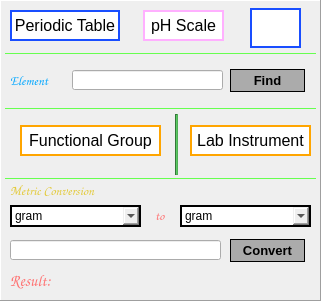
   <widget class="QFrame" name="chemistryFrame">
    <property name="geometry">
     <rect>
      <x>780</x>
      <y>540</y>
      <width>321</width>
      <height>301</height>
     </rect>
    </property>
    <property name="styleSheet">
     <string notr="true">QFrame#chemistryFrame
{
border:2px solid #f4d76b;
background-color: rgb(67, 67, 67);
}</string>
    </property>
    <property name="frameShape">
     <enum>QFrame::Panel</enum>
    </property>
    <property name="frameShadow">
     <enum>QFrame::Raised</enum>
    </property>
    <widget class="QPushButton" name="periodicTableButton">
     <property name="geometry">
      <rect>
       <x>10</x>
       <y>10</y>
       <width>110</width>
       <height>31</height>
      </rect>
     </property>
     <property name="font">
      <font>
       <pointsize>12</pointsize>
      </font>
     </property>
     <property name="styleSheet">
      <string notr="true">QPushButton#periodicTableButton{
background-color: rgb(255, 255, 255);
border:2px solid #194eff;
}
QPushButton#periodicTableButton:hover{
background-color: rgb(255, 255, 255);
border:4px solid #194eff;
}</string>
     </property>
     <property name="text">
      <string>Periodic Table</string>
     </property>
    </widget>
    <widget class="QPushButton" name="phScaleButton">
     <property name="geometry">
      <rect>
       <x>143</x>
       <y>10</y>
       <width>81</width>
       <height>31</height>
      </rect>
     </property>
     <property name="font">
      <font>
       <pointsize>12</pointsize>
      </font>
     </property>
     <property name="styleSheet">
      <string notr="true">QPushButton#phScaleButton{
background-color: rgb(255, 255, 255);
border:2px solid #ffb0ff;
}
QPushButton#phScaleButton:hover{
background-color: rgb(255, 255, 255);
border:4px solid #ffb0ff;
}</string>
     </property>
     <property name="text">
      <string>pH Scale</string>
     </property>
    </widget>
    <widget class="Line" name="line">
     <property name="geometry">
      <rect>
       <x>5</x>
       <y>45</y>
       <width>311</width>
       <height>16</height>
      </rect>
     </property>
     <property name="styleSheet">
      <string notr="true">color: rgb(103, 255, 80);</string>
     </property>
     <property name="frameShadow">
      <enum>QFrame::Plain</enum>
     </property>
     <property name="orientation">
      <enum>Qt::Horizontal</enum>
     </property>
    </widget>
    <widget class="QLabel" name="chemistrFrameTitleLabel_2">
     <property name="geometry">
      <rect>
       <x>10</x>
       <y>70</y>
       <width>51</width>
       <height>21</height>
      </rect>
     </property>
     <property name="font">
      <font>
       <family>Comic Sans MS</family>
       <pointsize>10</pointsize>
       <weight>50</weight>
       <italic>false</italic>
       <bold>false</bold>
      </font>
     </property>
     <property name="styleSheet">
      <string notr="true">font: 10pt &quot;Comic Sans MS&quot;;
color: rgb(3, 167, 255);</string>
     </property>
     <property name="text">
      <string>Element</string>
     </property>
    </widget>
    <widget class="QLineEdit" name="elementNamelineEdit">
     <property name="geometry">
      <rect>
       <x>72</x>
       <y>70</y>
       <width>151</width>
       <height>20</height>
      </rect>
     </property>
    </widget>
    <widget class="QPushButton" name="elementButton">
     <property name="geometry">
      <rect>
       <x>230</x>
       <y>69</y>
       <width>75</width>
       <height>23</height>
      </rect>
     </property>
     <property name="font">
      <font>
       <pointsize>10</pointsize>
       <weight>75</weight>
       <bold>true</bold>
      </font>
     </property>
     <property name="styleSheet">
      <string notr="true">QPushButton#elementButton
{
background-color: rgb(171, 171, 171);
border:1px solid black;
font-weight:bold;
}
QPushButton#elementButton:hover
{
border:1px solid rgb(171, 171, 171);
}</string>
     </property>
     <property name="text">
      <string>Find</string>
     </property>
    </widget>
    <widget class="Line" name="line_2">
     <property name="geometry">
      <rect>
       <x>5</x>
       <y>100</y>
       <width>311</width>
       <height>16</height>
      </rect>
     </property>
     <property name="styleSheet">
      <string notr="true">color: rgb(103, 255, 80);</string>
     </property>
     <property name="frameShadow">
      <enum>QFrame::Plain</enum>
     </property>
     <property name="orientation">
      <enum>Qt::Horizontal</enum>
     </property>
    </widget>
    <widget class="QPushButton" name="benzeneButton">
     <property name="geometry">
      <rect>
       <x>250</x>
       <y>8</y>
       <width>51</width>
       <height>40</height>
      </rect>
     </property>
     <property name="styleSheet">
      <string notr="true">QPushButton#benzeneButton
{
background-color: rgb(255, 255, 255);
border: 2px solid #194eff;
}
QPushButton#benzeneButton:hover
{
background-color: rgb(255, 255, 255);
border: 4px solid #194eff;
}</string>
     </property>
     <property name="text">
      <string/>
     </property>
    </widget>
    <widget class="Line" name="line_3">
     <property name="geometry">
      <rect>
       <x>5</x>
       <y>170</y>
       <width>311</width>
       <height>16</height>
      </rect>
     </property>
     <property name="styleSheet">
      <string notr="true">color: rgb(103, 255, 80);</string>
     </property>
     <property name="frameShadow">
      <enum>QFrame::Plain</enum>
     </property>
     <property name="orientation">
      <enum>Qt::Horizontal</enum>
     </property>
    </widget>
    <widget class="QLabel" name="chemistrFrameTitleLabel_4">
     <property name="geometry">
      <rect>
       <x>10</x>
       <y>180</y>
       <width>121</width>
       <height>21</height>
      </rect>
     </property>
     <property name="font">
      <font>
       <family>Comic Sans MS</family>
       <pointsize>10</pointsize>
       <weight>50</weight>
       <italic>false</italic>
       <bold>false</bold>
      </font>
     </property>
     <property name="styleSheet">
      <string notr="true">font: 10pt &quot;Comic Sans MS&quot;;
color: rgb(227, 202, 58);</string>
     </property>
     <property name="text">
      <string>Metric Conversion</string>
     </property>
    </widget>
    <widget class="QComboBox" name="metric1ComboBox">
     <property name="geometry">
      <rect>
       <x>10</x>
       <y>205</y>
       <width>131</width>
       <height>22</height>
      </rect>
     </property>
     <property name="styleSheet">
      <string notr="true">QComboBox#metric1ComboBox
{
border: 2px solid black;
	font: 10pt &quot;Comic Sans MS&quot;;
}
QComboBox#metric1ComboBox:hover
{
border: 2px solid grey;
	font: 10pt &quot;Comic Sans MS&quot;;
}</string>
     </property>
     <item>
      <property name="text">
       <string>gram</string>
      </property>
     </item>
     <item>
      <property name="text">
       <string>kilogram</string>
      </property>
     </item>
     <item>
      <property name="text">
       <string>liter</string>
      </property>
     </item>
     <item>
      <property name="text">
       <string>milliliter</string>
      </property>
     </item>
     <item>
      <property name="text">
       <string>cubic meter</string>
      </property>
     </item>
     <item>
      <property name="text">
       <string>degree celcius</string>
      </property>
     </item>
     <item>
      <property name="text">
       <string>kelvin</string>
      </property>
     </item>
    </widget>
    <widget class="QLabel" name="chemistrFrameTitleLabel_5">
     <property name="geometry">
      <rect>
       <x>155</x>
       <y>205</y>
       <width>20</width>
       <height>21</height>
      </rect>
     </property>
     <property name="font">
      <font>
       <family>Comic Sans MS</family>
       <pointsize>10</pointsize>
       <weight>50</weight>
       <italic>false</italic>
       <bold>false</bold>
      </font>
     </property>
     <property name="styleSheet">
      <string notr="true">font: 10pt &quot;Comic Sans MS&quot;;
color: rgb(255, 115, 115);</string>
     </property>
     <property name="text">
      <string>to</string>
     </property>
    </widget>
    <widget class="QComboBox" name="metric2ComboBox">
     <property name="geometry">
      <rect>
       <x>180</x>
       <y>205</y>
       <width>131</width>
       <height>22</height>
      </rect>
     </property>
     <property name="styleSheet">
      <string notr="true">QComboBox#metric2ComboBox
{
border: 2px solid black;
	font: 10pt &quot;Comic Sans MS&quot;;
}
QComboBox#metric2ComboBox:hover
{
border: 2px solid grey;
	font: 10pt &quot;Comic Sans MS&quot;;
}</string>
     </property>
     <item>
      <property name="text">
       <string>gram</string>
      </property>
     </item>
     <item>
      <property name="text">
       <string>kilogram</string>
      </property>
     </item>
     <item>
      <property name="text">
       <string>liter</string>
      </property>
     </item>
     <item>
      <property name="text">
       <string>milliliter</string>
      </property>
     </item>
     <item>
      <property name="text">
       <string>cubic meter</string>
      </property>
     </item>
     <item>
      <property name="text">
       <string>degree celcius</string>
      </property>
     </item>
     <item>
      <property name="text">
       <string>kelvin</string>
      </property>
     </item>
     <item>
      <property name="text">
       <string/>
      </property>
     </item>
    </widget>
    <widget class="QLineEdit" name="metricLineEdit">
     <property name="geometry">
      <rect>
       <x>10</x>
       <y>240</y>
       <width>211</width>
       <height>20</height>
      </rect>
     </property>
    </widget>
    <widget class="QPushButton" name="metricButton">
     <property name="geometry">
      <rect>
       <x>230</x>
       <y>239</y>
       <width>75</width>
       <height>23</height>
      </rect>
     </property>
     <property name="font">
      <font>
       <pointsize>10</pointsize>
       <weight>75</weight>
       <bold>true</bold>
      </font>
     </property>
     <property name="styleSheet">
      <string notr="true">QPushButton#metricButton
{
background-color: rgb(171, 171, 171);
border:1px solid black;
font-weight:bold;
}
QPushButton#metricButton:hover
{
border:1px solid rgb(171, 171, 171);
}</string>
     </property>
     <property name="text">
      <string>Convert</string>
     </property>
    </widget>
    <widget class="QLabel" name="metricResultLabel">
     <property name="geometry">
      <rect>
       <x>10</x>
       <y>270</y>
       <width>261</width>
       <height>21</height>
      </rect>
     </property>
     <property name="font">
      <font>
       <family>Comic Sans MS</family>
       <pointsize>12</pointsize>
       <weight>50</weight>
       <italic>false</italic>
       <bold>false</bold>
      </font>
     </property>
     <property name="styleSheet">
      <string notr="true">font: 12pt &quot;Comic Sans MS&quot;;
color: rgb(255, 115, 115);</string>
     </property>
     <property name="text">
      <string>Result:</string>
     </property>
    </widget>
    <widget class="QPushButton" name="functionalGroupButton">
     <property name="geometry">
      <rect>
       <x>20</x>
       <y>125</y>
       <width>141</width>
       <height>31</height>
      </rect>
     </property>
     <property name="font">
      <font>
       <pointsize>12</pointsize>
      </font>
     </property>
     <property name="styleSheet">
      <string notr="true">QPushButton#functionalGroupButton{
background-color: rgb(255, 255, 255);
border:2px solid  orange;
}
QPushButton#functionalGroupButton:hover{
background-color: rgb(255, 255, 255);
border:4px solid orange;
}</string>
     </property>
     <property name="text">
      <string>Functional Group</string>
     </property>
    </widget>
    <widget class="Line" name="line_4">
     <property name="geometry">
      <rect>
       <x>175</x>
       <y>114</y>
       <width>3</width>
       <height>61</height>
      </rect>
     </property>
     <property name="styleSheet">
      <string notr="true">background-color:rgb(78, 175, 85);</string>
     </property>
     <property name="orientation">
      <enum>Qt::Vertical</enum>
     </property>
    </widget>
    <widget class="QPushButton" name="labInstrumentButton">
     <property name="geometry">
      <rect>
       <x>190</x>
       <y>125</y>
       <width>121</width>
       <height>31</height>
      </rect>
     </property>
     <property name="font">
      <font>
       <pointsize>12</pointsize>
      </font>
     </property>
     <property name="styleSheet">
      <string notr="true">QPushButton#labInstrumentButton{
background-color: rgb(255, 255, 255);
border:2px solid  orange;
}
QPushButton#labInstrumentButton:hover{
background-color: rgb(255, 255, 255);
border:4px solid orange;
}</string>
     </property>
     <property name="text">
      <string>Lab Instrument</string>
     </property>
    </widget>
   </widget>
